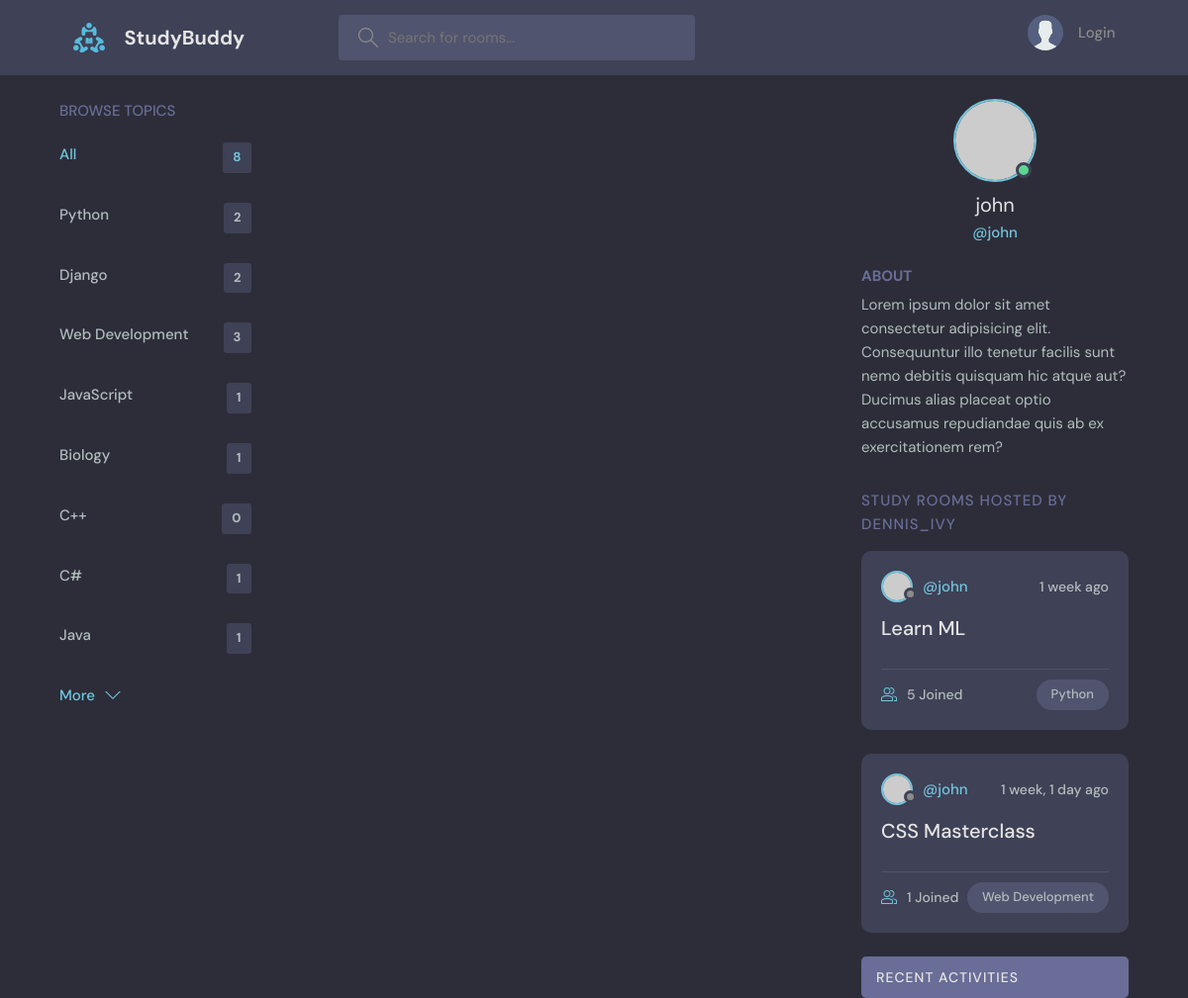
The app's page /profile/2/ with its own data.
### base/models.py (models this page shows, shortened)
class Topic(models.Model):
    name = models.CharField(max_length=200)

class Room(models.Model):
    host = models.ForeignKey(User, on_delete=models.SET_NULL, null=True)
    topic = models.ForeignKey(Topic, on_delete=models.SET_NULL, null=True)
    name = models.CharField(max_length=200)
    description = models.TextField(null=True, blank=True)
    participants = models.ManyToManyField(User, related_name='participants', blank=True)
    updated = models.DateTimeField(auto_now=True)
    created = models.DateTimeField(auto_now_add=True)
    class Meta:
        ordering = ['-updated', '-created']

### base/views.py (the view)
# urls.py: path('profile/<str:pk>/', views.userProfile, name="user-profile"),
def userProfile(request, pk):
    user = User.objects.get(id=pk)
    rooms = user.room_set.all()
    room_messages = user.message_set.all()
    topics = Topic.objects.all()
    context = {'user': user, 'rooms':rooms, 'room_messages':room_messages, 'topics':topics}
    return render(request, 'base/profile.html', context)

### base/templates/base/profile.html (shortened to what this page needs)
{% extends 'main.html' %}
  {% block content %}
  <main class="profile-page layout layout--3">
    <div class="container">
      {% include 'base/topics_component.html' %}
      <div class="roomList">
        <div class="profile">
          <div class="profile__avatar">
            <div class="avatar avatar--large active">
              <img src="https://randomuser.me/api/portraits/men/11.jpg" />
            </div>
          </div>
          <div class="profile__info">
            <h3>{{user.username}}</h3>
            <p>@{{user.username}}</p>
          </div>
          <div class="profile__about">
            <h3>About</h3>
            <p>
              Lorem ipsum dolor sit amet consectetur adipisicing elit. Consequuntur illo tenetur
              facilis sunt nemo debitis quisquam hic atque aut? Ducimus alias placeat optio
              accusamus repudiandae quis ab ex exercitationem rem?
            </p>
          </div>
        </div>
        <div class="roomList__header">
          <div>
            <h2>Study Rooms Hosted by dennis_ivy</a>
            </h2>
          </div>
        </div>
        {% include 'base/feed_component.html' %}
      {% include 'base/activity_component.html' %}
    </div>
  </main>
{% endblock %}

### templates/main.html (shortened to what this page needs)
<!DOCTYPE html>
{% load static %}
<html lang="en">
  <head>
    <link rel="stylesheet" href="{% static 'styles/style.css' %}" />
  </head>
  <body>
    {% include 'navbar.html' %}
    {% block content %}
    {% endblock %}
  </body>
</html>

### templates/navbar.html (shortened to what this page needs)
{% load static %}
<header class="header header--loggedIn">
    <div class="container">
      <a href="{% url 'home' %}" class="header__logo">
        <img src="{% static 'images/logo.svg' %}" />
        <h1>StudyBuddy</h1>
      </a>
      <form class="header__search" method="GET" accept="{% url 'home' %}">
        <label>
          <input name="q" placeholder="Search for rooms..." />
        </label>
      </form>
      <nav class="header__menu">
        {% if request.user.is_authenticated %}
        <div class="header__user">
          <a href="{% url 'update-user' %}">
            <div class="avatar avatar--medium active">
              <img src="https://randomuser.me/api/portraits/men/37.jpg" />
            </div>
            <p>{{ request.user.username }} <span>@{{ request.user.username }}</span></p>
          </a>
          <button class="dropdown-button">
            <svg version="1.1" xmlns="http://www.w3.org/2000/svg" width="32" height="32" viewBox="0 0 32 32">
              <title>chevron-down</title>
              <path d="M16 21l-13-13h-3l16 16 16-16h-3l-13 13z"></path>
            </svg>
          </button>
        </div>
    {% else %}
        <a href="{% url 'login' %}">
          <img src="{% static 'images/avatar.svg' %}" />
          <p>Login</p>
        </a>
        {% endif %}
      </nav>
    </div>
  </header>

### base/templates/base/topics_component.html
<div class="topics">
    <div class="topics__header">
      <h2>Browse Topics</h2>
    </div>
    <ul class="topics__list">
      <li>
        <a href="{% url 'home' %}" class="active">All <span>{{topics.count}}</span></a>
      </li>
      {% for topic in topics %}
      <li>
        <a href="{% url 'home' %}?q={{topic.name}}">{{topic.name}}<span>{{topic.room_set.all.count}}</span></a>
      </li>
      {% endfor %}
    </ul>
    <a class="btn btn--link" href="topics.html">
      More
      <svg version="1.1" xmlns="http://www.w3.org/2000/svg" width="32" height="32" viewBox="0 0 32 32">
        <title>chevron-down</title>
        <path d="M16 21l-13-13h-3l16 16 16-16h-3l-13 13z"></path>
      </svg>
    </a>
  </div>

### base/templates/base/feed_component.html (shortened to what this page needs)
{% for room in rooms %}
<div class="roomListRoom">
    <div class="roomListRoom__header">
      <a href="{% url 'user-profile' room.host.id %}" class="roomListRoom__author">
        <div class="avatar avatar--small">
          <img src="https://randomuser.me/api/portraits/women/11.jpg" />
        </div>
        <span>@{{room.host.username}}</span>
      </a>
      <div class="roomListRoom__actions">
        <span>{{room.created|timesince}} ago</span>
      </div>
    </div>
    <div class="roomListRoom__content">
      <a href="{% url 'room' room.id %}">{{room.name}}</a>
    </div>
    <div class="roomListRoom__meta">
      <a href="{% url 'room' room.id %}" class="roomListRoom__joined">
        {{room.participants.all.count}} Joined
      </a>
      <p class="roomListRoom__topic">{{room.topic.name}}</p>
    </div>
  </div>
<div>
{% endfor %}

### base/templates/base/activity_component.html (shortened to what this page needs)
<div class="activities">
    <div class="activities__header">
      <h2>Recent Activities</h2>
    </div>
    </div>
  </div>

### records on screen
Topic: name "Python", room_set.all.count "2"
Topic: name "Django", room_set.all.count "2"
Topic: name "Web Development", room_set.all.count "3"
Topic: name "JavaScript", room_set.all.count "1"
Topic: name "Biology", room_set.all.count "1"
Topic: name "C++", room_set.all.count "0"
Topic: name "C#", room_set.all.count "1"
Topic: name "Java", room_set.all.count "1"
Room: host.username "john", created "1 week", name "Learn ML", participants.all.count "5", topic.name "Python"
Room: host.username "john", created "1 week, 1 day", name "CSS Masterclass", participants.all.count "1", topic.name "Web Development"

### other values on screen
{{ topics.count }} "8"
{{ user.username }} "john"
